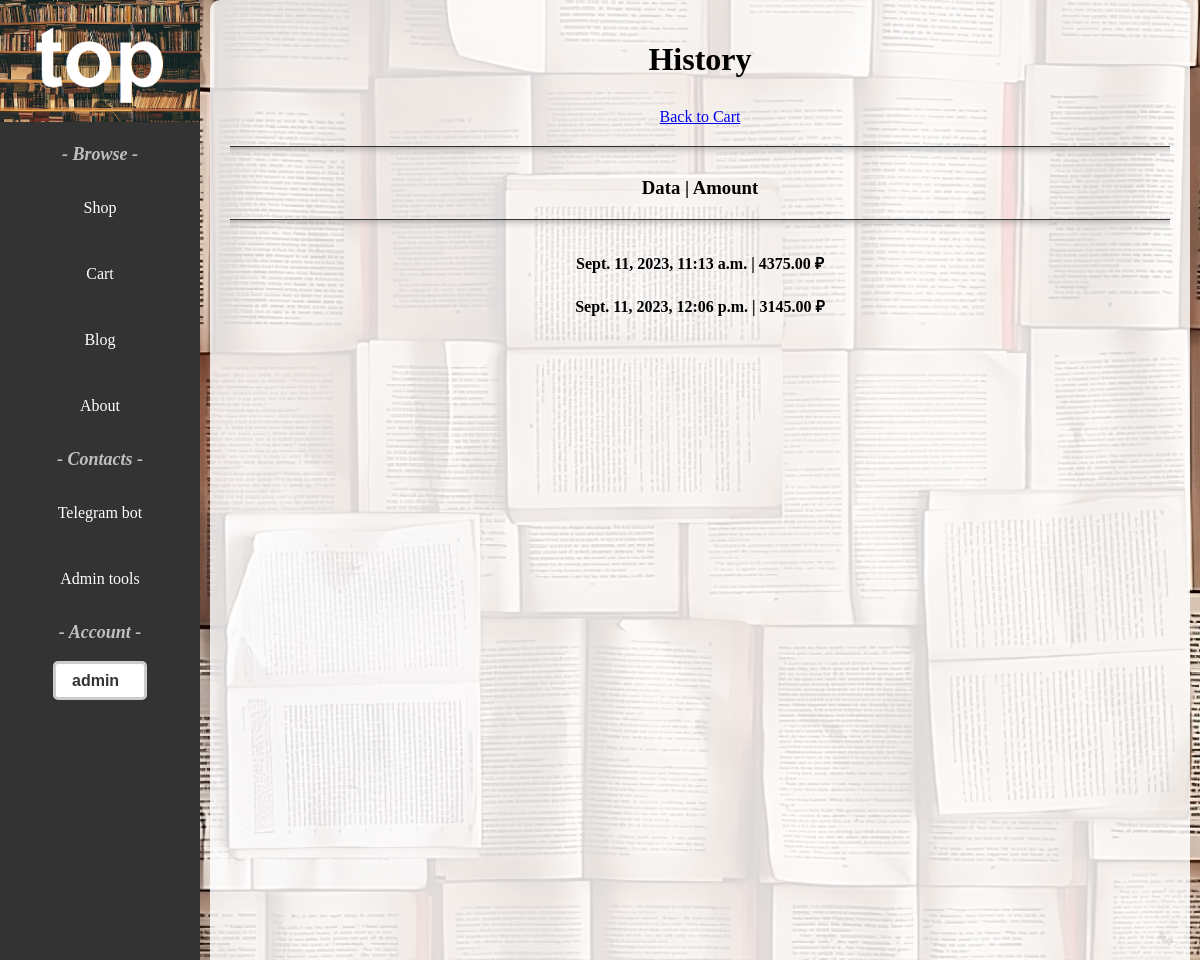
The page /shop/history/ (signed in) on the database as committed earlier.
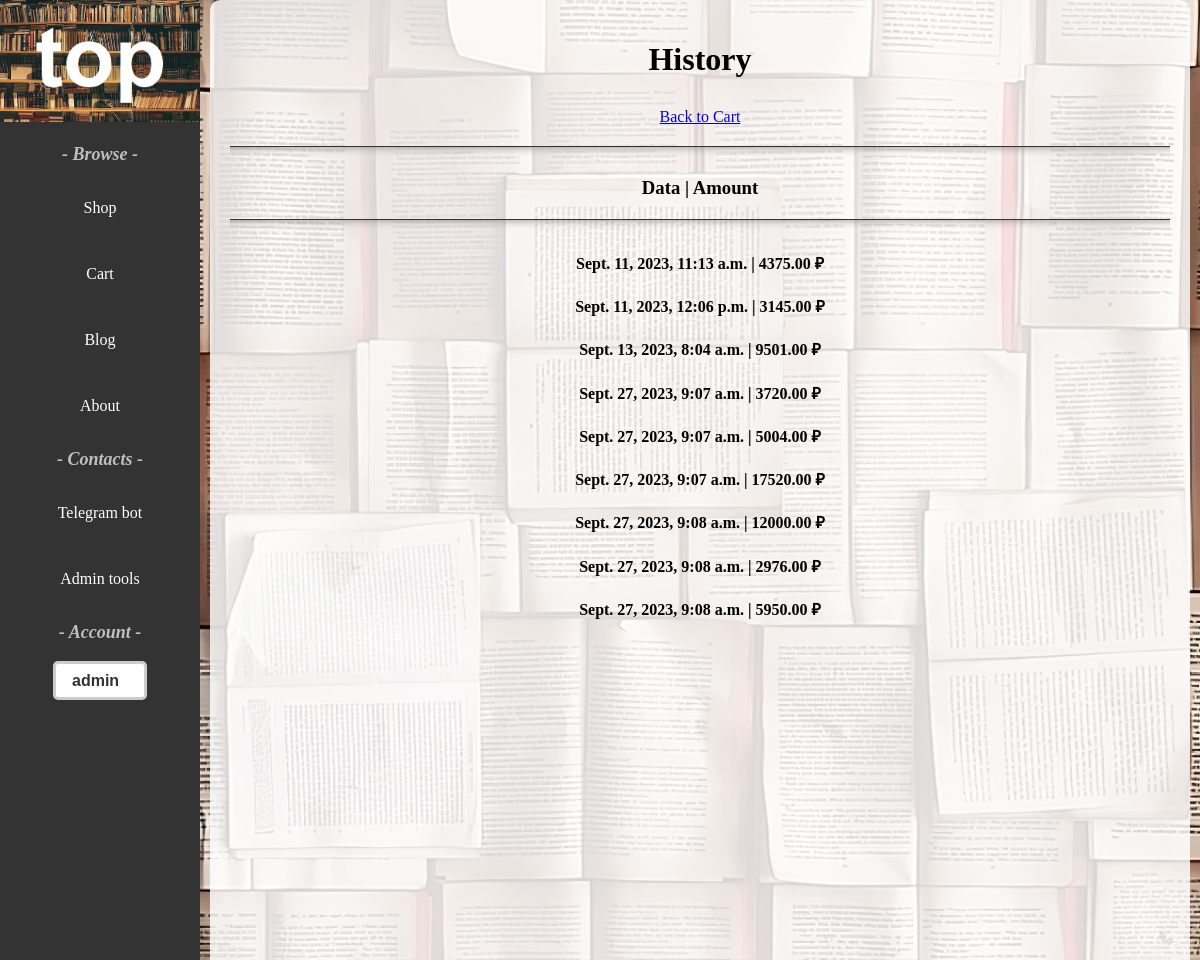
The same page on the database as committed later.
### shop/models.py (models this page shows, shortened)
class Order(models.Model):
    STATUS_CART = '1_cart'
    STATUS_WAITING_FOR_PAYMENT = '2_waiting_for_payment'
    STATUS_PAID = '3_paid'
    STATUS_CHOICES = [
        (STATUS_CART, 'cart'),
        (STATUS_WAITING_FOR_PAYMENT, 'waiting_for_payment'),
        (STATUS_PAID, 'paid')
    ]
    user = models.ForeignKey(User, on_delete=models.CASCADE)
    status = models.CharField(max_length=32, choices=STATUS_CHOICES, default=STATUS_CART)
    amount = models.DecimalField(max_digits=20, decimal_places=2, blank=True, null=True)
    creation_time = models.DateTimeField(auto_now_add=True)
    payment = models.ForeignKey(Payment, on_delete=models.PROTECT, blank=True, null=True)
    comment = models.TextField(blank=True, null=True)
    class Meta:
        ordering = ['pk']
    @staticmethod
    def get_history(user: User):
        history = Order.objects.filter(user=user)
        return history

### shop/views.py (the view)
# urls.py: path('history/', history_page, name='history_orders'),
@login_required(login_url=reverse_lazy('login'))
def history_page(request):
    history = Order.get_history(request.user)
    context = {
        'history': history,
    }
    return render(request, 'shop/history.html', context)

### templates/shop/history.html (shortened to what this page needs)
{% extends 'base-page.html' %}
{% load static %}
{% block container %}
<div class="cartbackground">
    <p><h1 style="text-align: center;">History</h1>
    <p style="text-align: center;"><a href="{% url 'cart_view' %}">Back to Cart</a></p>
    <hr class="hr-shadow">
    <div class="row">
        <h3 style="text-align: center;">Data | Amount</h3>
    </div>
    <hr class="hr-shadow">
    <div class="row">
        {% for i in history %}
            {% if i.status == '2_waiting_for_payment' %}
                <h4 style="text-align: center;">{{ i.creation_time }} | {{ i.amount }} ₽</h4>
            {% endif %}
        {% endfor %}
    </div>
</div>
{% endblock container %}

### templates/base-page.html (shortened to what this page needs)
{% load static %}
<!DOCTYPE html>
<html lang="en">
<head>
    <link rel="stylesheet" href="{% static 'css/style.css' %}" type="text/css">
</head>
<body>
<div class="backgroundForImage" style="background-image: url('{% static 'images/mainwallpaper.jpeg' %}');">
    <div class="headerPosition">
        <header class="vertical-header">
            <div class="logo">
            <a href="/"><img src="{% static 'images/logo.png' %}" alt="logo"></a>
            </div>
            <p class="titlesheader">- Browse -</p>
            <nav>
            <ul>
                <li><a href="{% url 'shop' %}">Shop</a></li>
                <li><a href="{% url 'cart_view' %}">Cart</a></li>
                <li><a href="{% url 'blog' %}">Blog</a></li>
                <li><a href="{% url 'about' %}">About</a></li>
            </ul>
            </nav>
            <p class="titlesheader">- Contacts -</p>
            <nav>
                <ul>
                    <li><a href="#">Telegram bot</a></li>
                </ul>
                {% if user.is_staff %}
                <ul>
                    <li><a href="/admin">Admin tools</a></li>
                </ul>
                {% else %}
                <ul>
                    <li><a href="{% url 'contact' %}">Email</a></li>
                </ul>
                {% endif %}
            </nav>
            <p class="titlesheader">- Account -</p>
            <nav>
                <select class="selectHeader" onchange="location = this.value;">
                  <option>
                      {% if user.is_authenticated %}
                        {{ user.username }}
                      {% else %}
                        Log in / Register ↓
                      {% endif %}
                  </option>
                </select>
            </nav>
        </header>
    </div>
{% block container %}
{% endblock container %}
</div>
</body>
</html>

### static/css/style.css (style rules this page uses)
.vertical-header { position: fixed; left: 0; top: 0; height: 100vh; width: 200px; background-color: #333; color: #fff; text-align: center; }
.vertical-header .logo { padding: 0; }
.vertical-header .logo img { max-width: 100%; }
.vertical-header nav ul { list-style: none; padding: 0; margin: 0; }
.vertical-header nav li { margin-bottom: 1rem; }
.vertical-header nav a { display: block; padding: 1rem; color: #fff; text-decoration: none; }
.headerPosition { width: 200px; height: 953px; position: fixed; }
.titlesheader { color: #ffffffb0; font-size: large; font-style: oblique; font-weight: bold; }
h1 { text-align: center; margin-bottom: 30px; }
.backgroundForImage { background-repeat: no-repeat; background-size: cover; position: fixed; top: 0; left: 0; width: 100%; height: 100%; overflow: scroll; }
.selectHeader { appearance: none; background-color: #fff; border: 3px solid #ccc; border-radius: 5px; padding: 8px 13px 8px 16px; font-size: 16px; font-weight: bold; color: #333; cursor: pointer; }
.cartbackground, .detailsBackground, .aboutBackground { max-width: 1300.400px; height: 100%; background-color: rgba(255, 255, 255, 0.837); margin-left: 210px; margin-right: 10px; padding: 20px; opacity: 0.999; border-radius: 10px; }
.hr-shadow { margin: 20px 0; padding: 0; height: 10px; border: none; border-top: 1px solid #333; box-shadow: 0 10px 10px -10px #8c8b8b inset; }

Rows that differ between the two databases and show on the page:
now on this page (row edited): Order: creation_time "Sept. 13, 2023, 8:04 a.m.", amount "9501.00"
added Order: creation_time "Sept. 27, 2023, 9:07 a.m.", amount "3720.00"
added Order: creation_time "Sept. 27, 2023, 9:07 a.m.", amount "5004.00"
added Order: creation_time "Sept. 27, 2023, 9:07 a.m.", amount "17520.00"
added Order: creation_time "Sept. 27, 2023, 9:08 a.m.", amount "12000.00"
added Order: creation_time "Sept. 27, 2023, 9:08 a.m.", amount "2976.00"
added Order: creation_time "Sept. 27, 2023, 9:08 a.m.", amount "5950.00"
